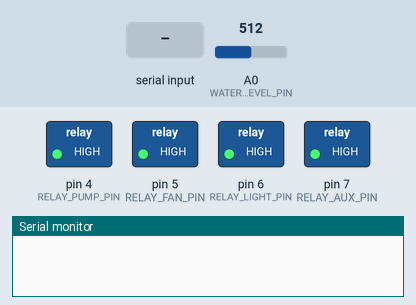
The sketch below on a simulated Arduino Uno, built with avr-gcc and run on an emulated ATmega328P. Shown: switched loads named in the sketch (green lamp = pin HIGH), the last lines printed to the serial monitor. The inputs (shaded band) are chosen by the test bench; at power-on: A0 (WATER_LEVEL_PIN) = 512.

Above: at 1.2 s.
1.3 s: "vent_boost\n" received over Serial
At 1.6 s:
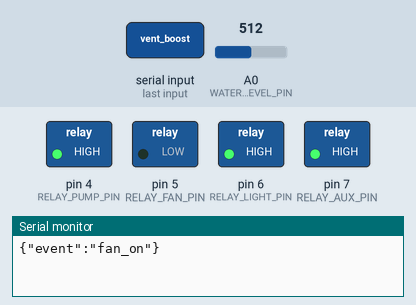
2.8 s: "water_cycle\n" received over Serial
At 4.0 s:
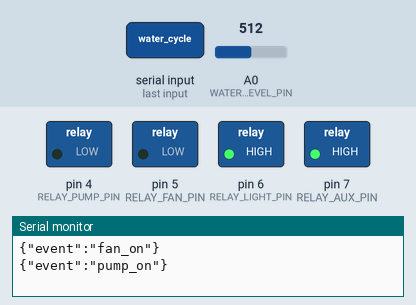
4.3 s: "apply_light_recipe\n" received over Serial
At 5.2 s:
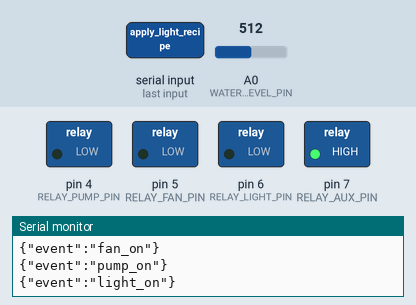
Timing chart, 0 to 49.3 s (numbered marks = the images above; inputs shaded):
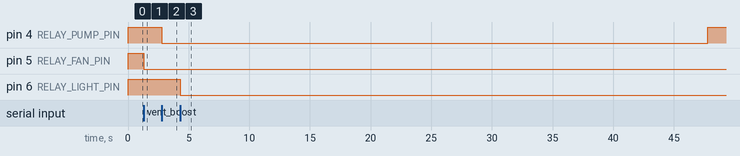

Measured:
- after the input at 1.3 s, pin 5 (RELAY_FAN_PIN): HIGH → LOW at once
- after the input at 2.8 s, pin 4 (RELAY_PUMP_PIN): HIGH → LOW at once
- after the input at 4.3 s, pin 6 (RELAY_LIGHT_PIN): HIGH → LOW at once

The sketch:

smartfarm_io_controller.ino
```cpp
/*
  SmartFarm Arduino IO Controller

  Board: Arduino Uno/Nano compatible
  Link: USB serial to Raspberry Pi

  This sketch reports basic reservoir telemetry and executes simple relay commands
  received from the Raspberry Pi.
*/

const int WATER_LEVEL_PIN = A0;

const int RELAY_PUMP_PIN = 4;
const int RELAY_FAN_PIN = 5;
const int RELAY_LIGHT_PIN = 6;
const int RELAY_AUX_PIN = 7;

const bool RELAY_ACTIVE_LOW = true;

unsigned long fanUntil = 0;
unsigned long pumpUntil = 0;
unsigned long lightUntil = 0;
unsigned long lastTelemetry = 0;
bool manualLock = false;

void relayWrite(int pin, bool on) {
  if (RELAY_ACTIVE_LOW) {
    digitalWrite(pin, on ? LOW : HIGH);
  } else {
    digitalWrite(pin, on ? HIGH : LOW);
  }
}

void allRelaysOff() {
  relayWrite(RELAY_PUMP_PIN, false);
  relayWrite(RELAY_FAN_PIN, false);
  relayWrite(RELAY_LIGHT_PIN, false);
  relayWrite(RELAY_AUX_PIN, false);
}

void setup() {
  Serial.begin(115200);
  pinMode(RELAY_PUMP_PIN, OUTPUT);
  pinMode(RELAY_FAN_PIN, OUTPUT);
  pinMode(RELAY_LIGHT_PIN, OUTPUT);
  pinMode(RELAY_AUX_PIN, OUTPUT);
  allRelaysOff();
}

void applyCommand(String line) {
  if (line.indexOf("manual_lock") >= 0) {
    manualLock = true;
    allRelaysOff();
    Serial.println("{\"event\":\"manual_lock_enabled\"}");
    return;
  }

  if (line.indexOf("manual_unlock") >= 0) {
    manualLock = false;
    Serial.println("{\"event\":\"manual_lock_cleared\"}");
    return;
  }

  if (manualLock) {
    Serial.println("{\"event\":\"command_rejected\",\"reason\":\"manual_lock\"}");
    return;
  }

  if (line.indexOf("vent_boost") >= 0) {
    fanUntil = millis() + 15UL * 60UL * 1000UL;
    relayWrite(RELAY_FAN_PIN, true);
    Serial.println("{\"event\":\"fan_on\"}");
  }

  if (line.indexOf("water_cycle") >= 0) {
    pumpUntil = millis() + 45UL * 1000UL;
    relayWrite(RELAY_PUMP_PIN, true);
    Serial.println("{\"event\":\"pump_on\"}");
  }

  if (line.indexOf("apply_light_recipe") >= 0) {
    lightUntil = millis() + 60UL * 60UL * 1000UL;
    relayWrite(RELAY_LIGHT_PIN, true);
    Serial.println("{\"event\":\"light_on\"}");
  }
}

void expireTimedRelays() {
  unsigned long now = millis();
  if (pumpUntil > 0 && now > pumpUntil) {
    pumpUntil = 0;
    relayWrite(RELAY_PUMP_PIN, false);
    Serial.println("{\"event\":\"pump_off\"}");
  }
  if (fanUntil > 0 && now > fanUntil) {
    fanUntil = 0;
    relayWrite(RELAY_FAN_PIN, false);
    Serial.println("{\"event\":\"fan_off\"}");
  }
  if (lightUntil > 0 && now > lightUntil) {
    lightUntil = 0;
    relayWrite(RELAY_LIGHT_PIN, false);
    Serial.println("{\"event\":\"light_off\"}");
  }
}

void sendTelemetry() {
  int raw = analogRead(WATER_LEVEL_PIN);
  int waterPercent = map(raw, 0, 1023, 0, 100);
  waterPercent = constrain(waterPercent, 0, 100);

  Serial.print("{\"type\":\"telemetry\",\"zone_id\":\"grow-1\",\"water_level\":");
  Serial.print(waterPercent);
  Serial.print(",\"relay_pump\":");
  Serial.print(pumpUntil > 0 ? "true" : "false");
  Serial.print(",\"relay_fan\":");
  Serial.print(fanUntil > 0 ? "true" : "false");
  Serial.print(",\"relay_light\":");
  Serial.print(lightUntil > 0 ? "true" : "false");
  Serial.print(",\"manual_lock\":");
  Serial.print(manualLock ? "true" : "false");
  Serial.println("}");
}

void loop() {
  if (Serial.available()) {
    String line = Serial.readStringUntil('\n');
    line.trim();
    if (line.length() > 0) {
      applyCommand(line);
    }
  }

  expireTimedRelays();

  if (millis() - lastTelemetry > 10000UL) {
    lastTelemetry = millis();
    sendTelemetry();
  }
}
```
